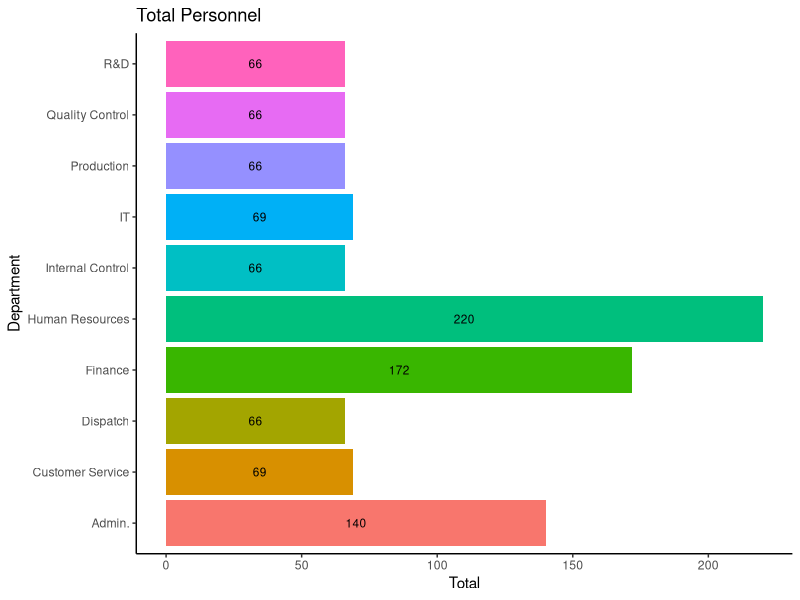
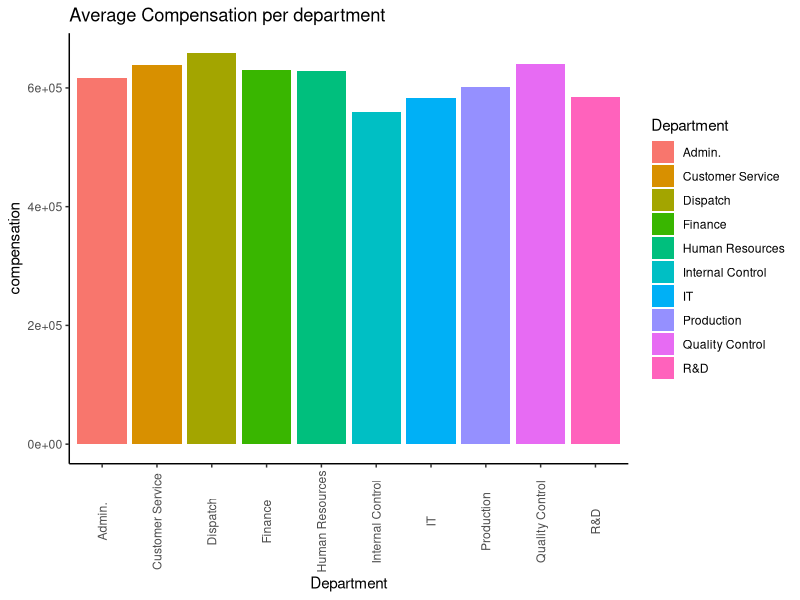
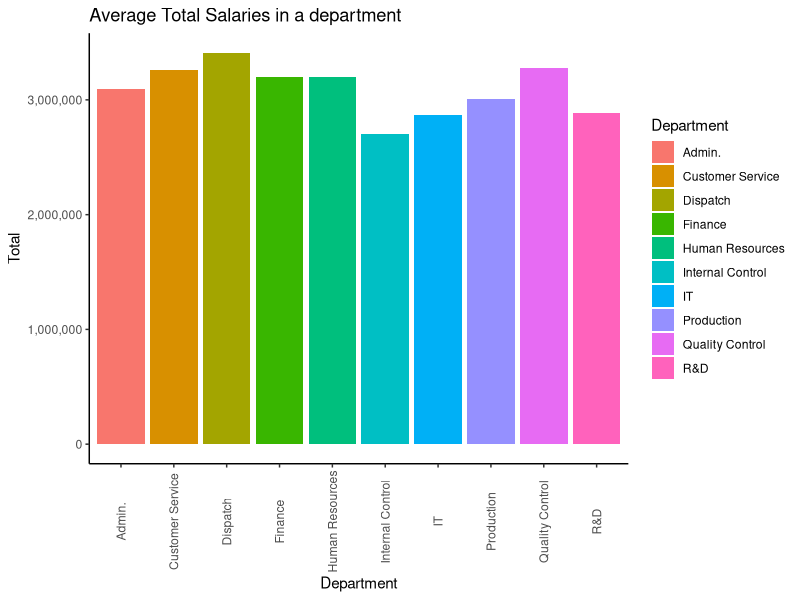
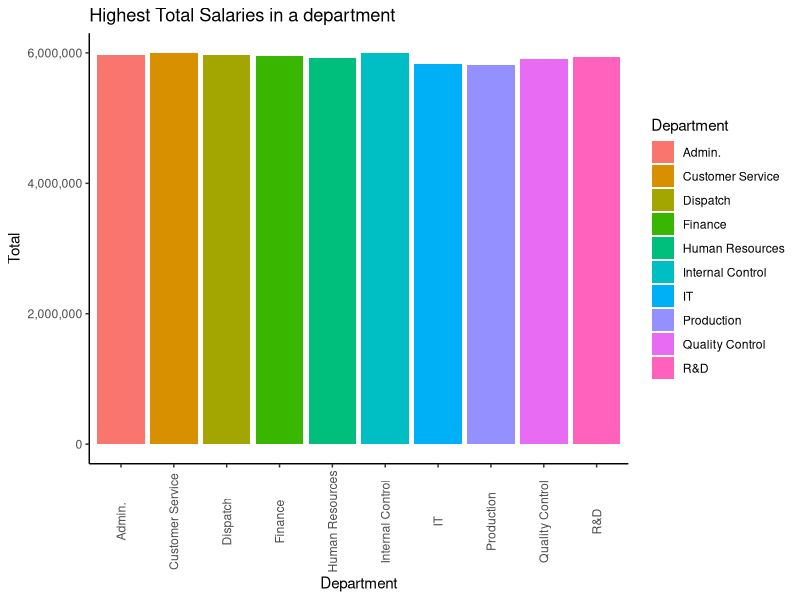
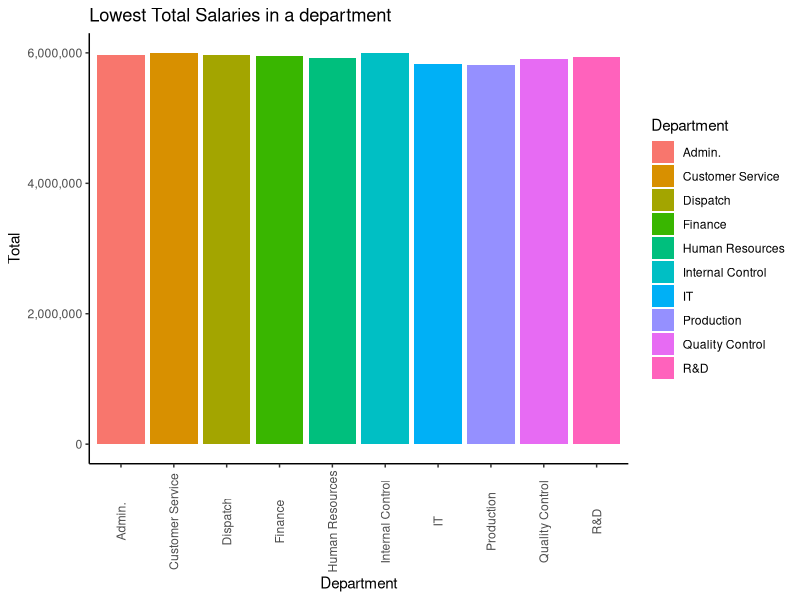
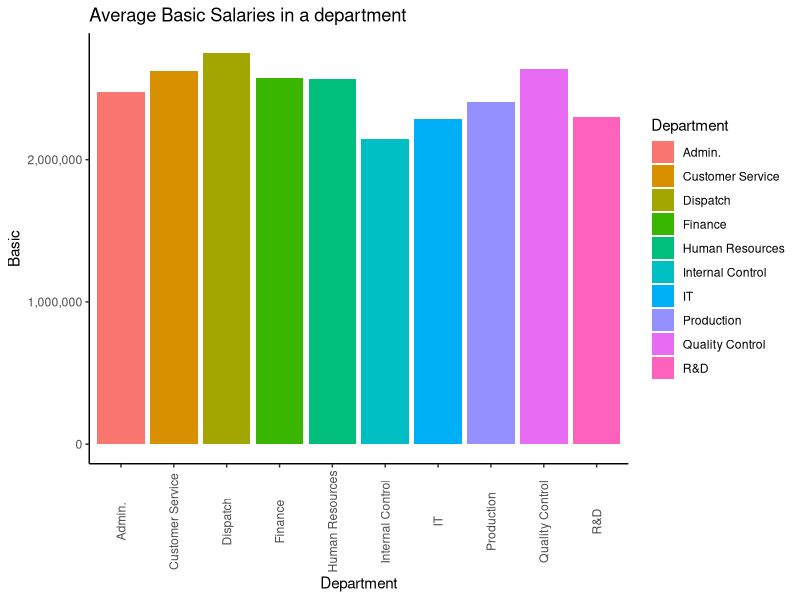
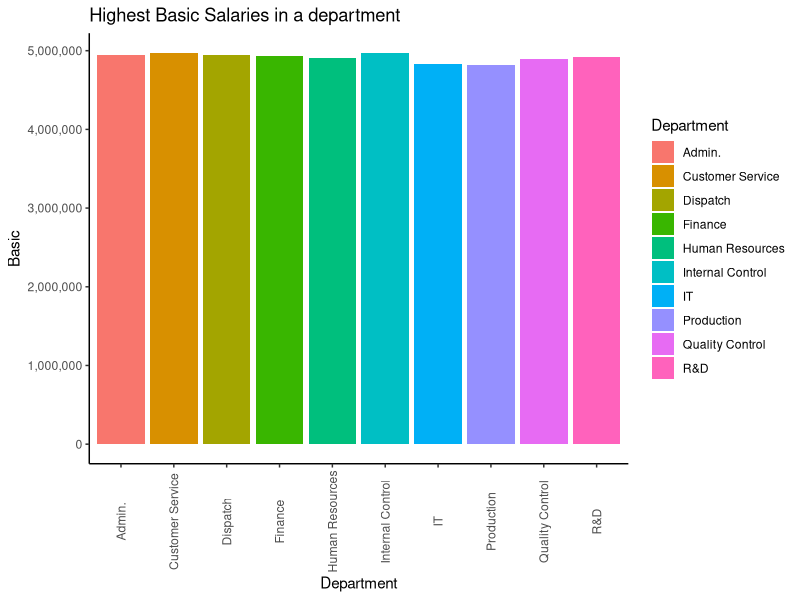
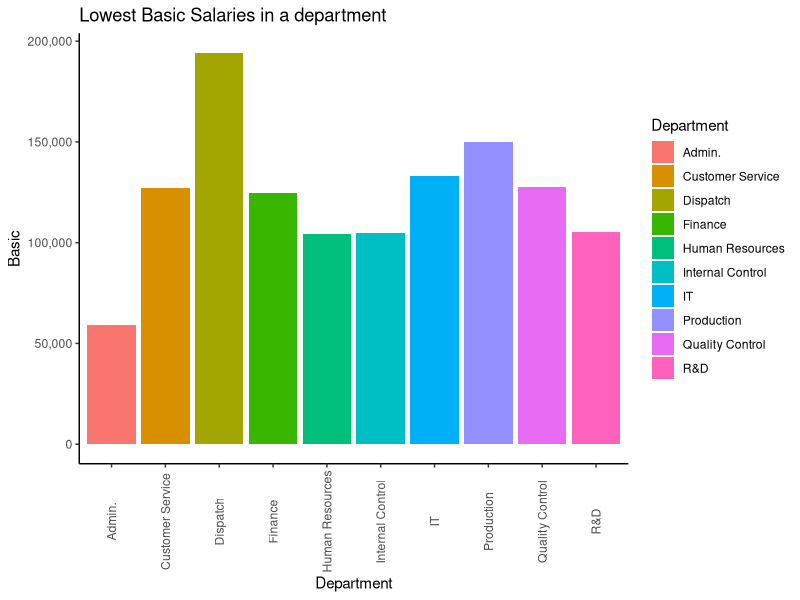

The R script that drew these images, in order:
## ---- chunk 1
library(tidyverse)

library(ggplot2)
library(dplyr)
salary <- readxl::read_xlsx('Data Analytics DataSet.xlsx')
salary<-salary %>% mutate(compensation = Total-Basic)
## ---- chunk 2
banks <- salary %>% 
  select(Bank) %>% 
  distinct()

banks

## ---- chunk 3
dept <- salary %>% 
  select(Department) %>% 
  group_by(Department) %>% 
  mutate(Total =n()) %>%
  distinct()

dept

## ---- chunk 4
dept_graph <- dept %>% ggplot(aes(Department,Total, fill = Department)) + geom_col() + 
  theme_classic() + 
  labs(title = "Total Personnel ") + 
  theme(legend.position = "none") + 
  geom_text(aes(label = Total), 
            position = position_stack(vjust = 0.5),
            color ="black", size = 3) + coord_flip()

dept_graph
## ---- chunk 5
Compensation_dept <- salary %>% aggregate(compensation~Department, FUN = mean)%>% arrange(compensation) 

Compensation_dept

Compensation_dept_graph <- Compensation_dept %>% ggplot(aes(Department,compensation, fill = Department)) + geom_bar(stat = 'identity')  + 
  theme_classic() +  ggtitle("Average Compensation per department") + theme(axis.text.x = element_text(angle = 90, vjust = 0.5))



Compensation_dept_graph




## ---- chunk 6
banks_pay <- salary %>% 
  aggregate(Total~Bank,
            FUN = 'mean')

banks_pay
## ---- chunk 7

dept_pay_mean <- salary %>% 
  aggregate(Total ~ Department,
            FUN = mean) %>% 
  arrange(Total) %>% 
  head(10)


dept_pay_mean_graph <- 
  dept_pay_mean %>%
  ggplot(aes(Department,
             Total,
             fill = Department)) + 
  geom_bar(stat = 'identity') +
  scale_y_continuous(labels = scales::comma) + 
  theme_classic() + 
 ggtitle("Average Total Salaries in a department") + theme(axis.text.x = element_text(angle = 90, vjust = 0.5))


dept_pay_mean_graph
                                    




dept_pay_max <- salary %>% 
  aggregate(Total ~ Department,
            FUN = max) %>% arrange(desc(Total)) %>% head(10)

dept_pay_max

dept_graph_max <- dept_pay_max %>% 
  ggplot(aes(Department,
             Total,
             fill = Department)) + 
  geom_bar(stat = 'identity') +
  scale_y_continuous(labels = scales::comma) + 
  theme_classic() + ggtitle("Highest Total Salaries in a department") + theme(axis.text.x = element_text(angle = 90, vjust = 0.5))

dept_graph_max


dept_pay_min <- salary %>% 
  aggregate(Total ~ Department,
            FUN = max) %>%
  arrange(Total) %>% 
  head(10)

dept_graph_min <- dept_pay_min %>%
  ggplot(aes(Department,
             Total,
             fill = Department)) + 
  geom_col() + 
  theme_classic() + 
  ggtitle("Lowest Total Salaries in a department") +
  scale_y_continuous(labels = scales::comma) + 
  theme(axis.text.x = element_text(angle = 90, vjust = 0.5))


dept_pay_min
dept_graph_min 



## ---- chunk 8
dept_basic <- salary %>% 
  aggregate(Basic~ Department,
            FUN = mean) %>% 
  arrange(desc(Basic)) %>% 
  head(10)

dept_basic
dept_basic_graph <- dept_basic%>% 
  ggplot(aes(Department,
             Basic,
             fill = Department)) + 
  geom_col() +
  scale_y_continuous(labels = scales::comma)  + 
  theme_classic() + 
  ggtitle("Average Basic Salaries in a department") + 
  theme(axis.text.x = element_text(angle = 90, vjust = 0.5))

dept_basic_graph

dept_basic_max <- salary %>%
  aggregate(Basic~ Department,
            FUN = max) %>% 
  arrange(desc(Basic)) %>%
  head(10)
  


dept_basic_max_graph<-dept_basic_max %>% 
  ggplot(aes(Department,Basic,fill = Department)) + 
  geom_col() +scale_y_continuous(labels = scales::comma)+ 
  theme_classic()  + 
  theme_classic()  + 
  ggtitle("Highest Basic Salaries in a department") + 
  theme(axis.text.x = element_text(angle = 90, vjust = 0.5))


dept_basic_max_graph


dept_basic_min <-  salary %>%
  aggregate(Basic~ Department,
            FUN = min) %>% 
  arrange(Basic) %>% 
  head(10)
  


dept_basic_min

dept_basic_min_graph <- dept_basic_min %>% 
  ggplot(aes(Department,Basic,fill = Department)) +
  geom_col() +
  scale_y_continuous(labels = scales::comma)+ 
  theme_classic()+  
  ggtitle("Lowest Basic Salaries in a department") +
  theme(axis.text.x = element_text(angle = 90, vjust = 0.5))


dept_basic_min_graph



t.test(salary$compensation,data = salary)
## ---- chunk 9
unit_basic_mean <- salary %>% 
  aggregate(Basic~Unit,FUN = mean) %>%
  arrange(Basic) %>%
  head(10)


unit_basic_mean

unit_basic_mean_graph <- unit_basic_mean %>% 
  ggplot(aes(Unit,Basic,fill = Unit)) + 
  geom_col() + 
  scale_y_continuous(labels = scales::comma)  + 
  theme_classic()+ 
  ggtitle("Average Basic Salaries in a unit") + 
  theme(axis.text.x = element_text(angle = 90, vjust = 0.5))



unit_basic_mean_graph

unit_basic_max <- salary %>% 
  aggregate(Basic~Unit,FUN = max) %>% 
  arrange(desc(Basic)) %>% 
  head(10)


unit_basic_max

unit_basic_max_graph <- unit_basic_max%>% 
  ggplot(aes(Unit,Basic,fill = Unit)) + 
  geom_col() +
  scale_y_continuous(labels = scales::comma)  + 
  theme_classic() + 
  ggtitle("Highest Basic Salaries in a unit") + 
  theme(axis.text.x = element_text(angle = 90, vjust = 0.5))


unit_basic_max_graph

unit_basic_min  <- salary %>%
  aggregate(Basic~Unit,FUN = min) %>% 
  arrange(Basic) %>% head(10)
 

unit_basic_min

 
 unit_basic_min_graph <- unit_basic_min%>%
   ggplot(aes(Unit,Basic,fill = Unit)) + 
   geom_col() +scale_y_continuous(labels = scales::comma)  + 
   theme_classic() + 
   ggtitle("Lowest Basic Salaries in a unit") + 
   theme(axis.text.x = element_text(angle = 90, vjust = 0.5))


 unit_basic_min_graph
## ---- chunk 10
unit_total_mean <- salary %>% 
  aggregate(Total~Unit,FUN = mean) %>% 
  arrange(Total) %>% 
  head(10)

unit_total_mean

unit_total_mean_graph <- unit_total_mean %>% 
  ggplot(aes(Unit,Total,fill = Unit)) + 
  geom_col() +
  scale_y_continuous(labels = scales::comma) + 
  ggtitle("The Average Total Salaries in a unit")+  
  theme_classic() + theme(axis.text.x = element_text(angle = 90, vjust = 0.5))

unit_total_mean_graph


unit_total_max <- salary %>% 
  aggregate(Total~Unit,FUN = max) %>% 
  arrange(desc(Total)) %>% 
  head(10)

unit_total_max


unit_total_max_graph <- unit_total_max %>% 
  ggplot(aes(Unit,Total,fill = Unit)) +
  geom_col() +
  scale_y_continuous(labels = scales::comma)+ 
  ggtitle("The Highest Total Salaries in a unit") +  
  theme_classic() + theme(axis.text.x = element_text(angle = 90, vjust = 0.5))


unit_total_max_graph

unit_total_min  <- salary %>%
  aggregate(Total~Unit,FUN = min) %>%
  arrange(Total) %>% head(10)

unit_total_min

unit_total_min_graph <- unit_total_min %>%
  ggplot(aes(Unit,Total,fill = Unit)) + 
  geom_col() +
  scale_y_continuous(labels = scales::comma) + 
  ggtitle("The Lowest Total Salaries in a unit") +  theme_classic() + 
  theme(axis.text.x = element_text(angle = 90, vjust = 0.5))


unit_total_min_graph
## ---- chunk 11
employee_pay_max <-  salary %>% 
  select(`First Name`,
         Surname,
         Department,
         Unit,
         Basic,
         Total) %>% 
  arrange(desc(Total)) %>% 
  head(10)

employee_pay_max
## ---- chunk 12
employee_pay_min <-  salary %>% 
  select(`First Name`,
         Surname,
         Department,
         Unit,
         Basic,
         Total) %>% 
  arrange(Total) %>% 
  head(10)

employee_pay_min
